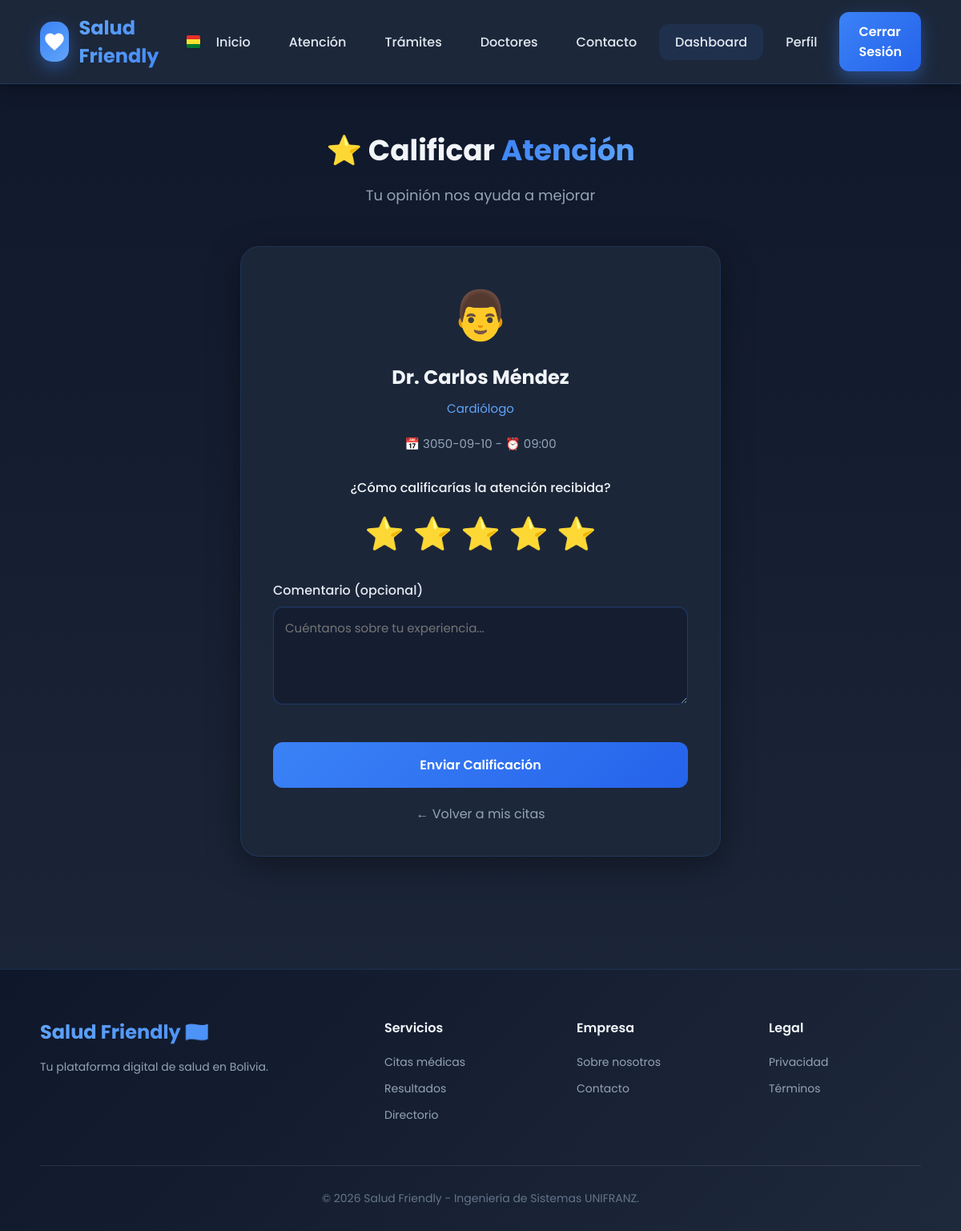
The page /calificar_cita/1 (signed in) on the database its author committed.
### tables this page shows
CREATE TABLE citas (
            id INTEGER PRIMARY KEY AUTOINCREMENT,
            usuario_id INTEGER NOT NULL,
            doctor TEXT NOT NULL,
            especialidad TEXT NOT NULL,
            fecha TEXT NOT NULL,
            hora TEXT NOT NULL,
            estado TEXT DEFAULT 'Pendiente confirmacion',
            calificacion INTEGER DEFAULT NULL,
            comentario TEXT DEFAULT NULL,
            diagnostico TEXT DEFAULT NULL,
            recomendaciones TEXT DEFAULT NULL,
            fecha_creacion TIMESTAMP DEFAULT CURRENT_TIMESTAMP,
            FOREIGN KEY (usuario_id) REFERENCES usuarios(id)
        );

### app.py (the view, shortened to what this page needs)
@app.route('/calificar_cita/<int:cita_id>', methods=['GET', 'POST'])
def calificar_cita(cita_id):
    if 'usuario_id' not in session:
        return redirect(url_for('login'))
    conn   = get_db()
    cursor = conn.cursor()
    cursor.execute('SELECT * FROM citas WHERE id = ? AND usuario_id = ?',
                   (cita_id, session['usuario_id']))
    cita = cursor.fetchone()
    conn.close()
    if not cita:
        flash('❌ Cita no encontrada', 'error')
        return redirect(url_for('mis_citas'))
    return render_template('calificar_cita.html', cita=cita)

### app.py (called while the page is built)
def get_db():
    conn = sqlite3.connect('salud.db')
    conn.row_factory = sqlite3.Row
    return conn

### templates/calificar_cita.html (shortened to what this page needs)
{% extends 'base.html' %}
{% block content %}
<section class="section" style="padding-top: 160px;">
    <div class="section-header">
        <h1>⭐ Calificar <span>Atención</span></h1>
        <p>Tu opinión nos ayuda a mejorar</p>
    </div>
    <div style="max-width: 600px; margin: 0 auto;">
        <div class="card" style="padding: 40px;">
            <div style="text-align: center; margin-bottom: 30px;">
                <div style="font-size: 60px; margin-bottom: 15px;">👨‍️</div>
                <h2 style="color: #f1f5f9; margin-bottom: 10px;">{{ cita.doctor }}</h2>
                <p style="color: #60a5fa;">{{ cita.especialidad }}</p>
                <p style="color: #94a3b8; margin-top: 15px;">📅 {{ cita.fecha }} - ⏰ {{ cita.hora }}</p>
            </div>
            <form method="POST">
                <div class="form-group">
                    <label style="color: #f1f5f9; font-size: 16px; display: block; margin-bottom: 15px; text-align: center;">¿Cómo calificarías la atención recibida?</label>
                    <div style="display: flex; justify-content: center; gap: 10px; margin-bottom: 20px;">
                        <label for="star5" style="font-size: 40px; cursor: pointer; color: #94a3b8;">⭐</label>
                        <label for="star4" style="font-size: 40px; cursor: pointer; color: #94a3b8;">⭐</label>
                        <label for="star3" style="font-size: 40px; cursor: pointer; color: #94a3b8;">⭐</label>
                        <label for="star2" style="font-size: 40px; cursor: pointer; color: #94a3b8;">⭐</label>
                        <label for="star1" style="font-size: 40px; cursor: pointer; color: #94a3b8;">⭐</label>
                    </div>
                </div>
                <div class="form-group">
                    <label for="comentario" style="color: #e2e8f0; display: block; margin-bottom: 8px;">Comentario (opcional)</label>
                    <textarea id="comentario" name="comentario" rows="4" placeholder="Cuéntanos sobre tu experiencia..." style="width: 100%; padding: 14px; border-radius: 12px; border: 1px solid rgba(59, 130, 246, 0.3); background: rgba(15, 23, 42, 0.5); color: #e2e8f0; font-size: 15px; font-family: 'Poppins', sans-serif;"></textarea>
                </div>
                <button type="submit" class="btn-primary" style="width: 100%; margin-top: 20px;">Enviar Calificación</button>
            </form>
            <div style="text-align: center; margin-top: 20px;">
                <a href="{{ url_for('mis_citas') }}" style="color: #94a3b8; text-decoration: none;">← Volver a mis citas</a>
            </div>
        </div>
    </div>
</section>
{% endblock %}

### templates/base.html (style rules this page uses)
* { margin: 0; padding: 0; box-sizing: border-box; font-family: 'Poppins', sans-serif; }
html { scroll-behavior: smooth; }
body { background: linear-gradient(180deg, #0f172a 0%, #1e293b 100%); color: #e2e8f0; min-height: 100vh; }
.form-group { margin-bottom: 20px; }
.form-group label { display: block; color: #e2e8f0; margin-bottom: 8px; font-weight: 500; }
.form-group input, .form-group select, textarea { width: 100%; padding: 14px; border-radius: 12px; border: 1px solid rgba(59, 130, 246, 0.3); background: rgba(15, 23, 42, 0.5); color: #e2e8f0; font-size: 15px; }
.btn-auth, .btn-primary { width: 100%; padding: 16px; background: linear-gradient(135deg, #3b82f6 0%, #2563eb 100%); color: white; border: none; border-radius: 12px; font-size: 16px; font-weight: 600; cursor: pointer; transition: all 0.3s ease; text-decoration: none; display: inline-block; text-align: center; }
.section { padding: 80px 50px; max-width: 1400px; margin: 0 auto; }
.section-header { text-align: center; margin-bottom: 50px; }
.section-header h1, .section-header h2 { font-size: 36px; font-weight: 700; color: #f1f5f9; margin-bottom: 15px; }
.section-header h1 span, .section-header h2 span { background: linear-gradient(135deg, #3b82f6 0%, #60a5fa 100%); -webkit-background-clip: text; background-clip: text; -webkit-text-fill-color: transparent; }
.section-header p { color: #94a3b8; font-size: 18px; }
.card { background: rgba(30, 41, 59, 0.85); padding: 30px; border-radius: 24px; box-shadow: 0 10px 40px rgba(0, 0, 0, 0.4); transition: all 0.3s ease; border: 1px solid rgba(59, 130, 246, 0.15); }
.card p { color: #94a3b8; font-size: 15px; line-height: 1.6; margin-bottom: 20px; }

### rows shown on the page
citas: doctor "Dr. Carlos Méndez", especialidad "Cardiólogo", fecha "3050-09-10", hora "09:00"
